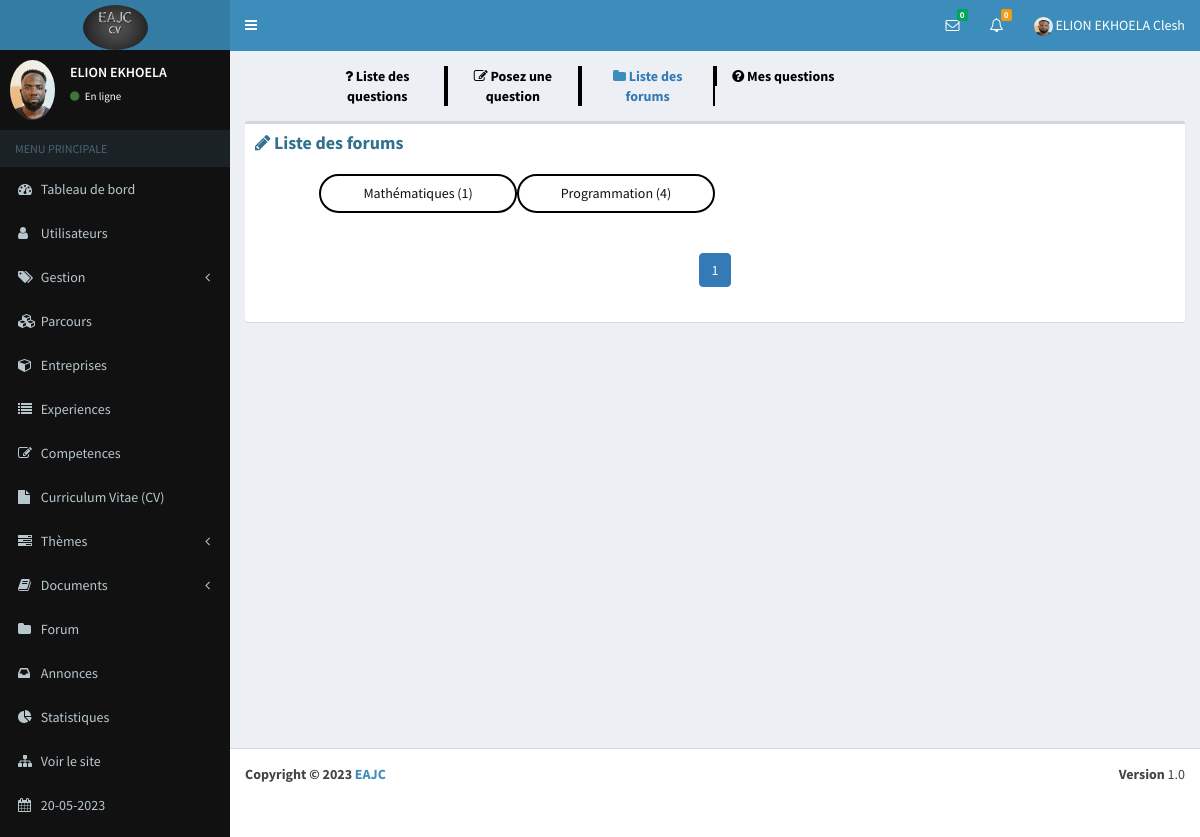
The page /forum/listforum (signed in) on the database its author committed.
### eab/models.py (models this page shows, shortened)
class Parametre(models.Model):
    appname=models.CharField(max_length=100)
    appeditor=models.CharField(max_length=200)
    phone=models.CharField(max_length=200, null=True)
    email=models.CharField(max_length=200, null=True)
    version=models.CharField(max_length=10, null=True)
    devise=models.CharField(max_length=10, null=True)
    COLORS=[
        ('primary','primary'),
        ('info','info'),
        ('success','success'),
        ('danger','danger'),
        ('secondary','secondary'),
        ('dark','dark'),
    ]
    theme=models.CharField(max_length=200, null=True, choices=COLORS)
    logo=models.ImageField(upload_to="media", null=True, blank=True)
    width_logo=models.CharField(max_length=3, null=True)
    height_logo=models.TextField(max_length=3, null=True)

class Profile(models.Model):
    user=models.OneToOneField(User, on_delete=models.CASCADE)
    phone=models.CharField(max_length=100)
    address=models.TextField()
    photo=models.ImageField(upload_to="media", null=True, blank=True)
    SEX=[
        ('Masculin','Masculin'),
        ('Feminin','Feminin')
    ]
    gender=models.CharField(max_length=100, null=True, choices=SEX)
    droitmes=models.BooleanField(default=False, null=True)
    status=models.BooleanField(default=False, null=True)
    apropos=models.TextField(null=True)
    profession=models.CharField(max_length=50, null=True)
    VARIABLE=[
        ('Visible','Visible'),
        ('Invisible','Invisible')
    ]
    vform=models.CharField(max_length=100, null=True, choices=VARIABLE, default="Visible")
    vep=models.CharField(max_length=100, null=True, choices=VARIABLE)
    vcomp=models.CharField(max_length=100, null=True, choices=VARIABLE)
    vaform=models.CharField(max_length=100, null=True, choices=VARIABLE)
    priority=models.BooleanField(null=True,default=False)

### forum/models.py (models this page shows, shortened)
class Discipline(models.Model):
    libelle=models.CharField(max_length=200)

### forum/views.py (the view)
# urls.py: path("listforum", listforum, name="question/listforum"),
@login_required(login_url='login')
def listforum(request):
    date=datetime.datetime.now()
    disciplines=Discipline.objects.all()
    tabDicsipline=[]
    for discipline in disciplines:
        dicDisc={}
        effect=0
        composants=Composant.objects.filter(discipline_id=discipline.id)
        tabComposants=[]
        for composant in composants:
            query=Question.objects.values("composant_id").filter(composant_id=composant.id).annotate(effectif=Count("composant_id"))
            if query.exists():
                for comp in query:
                    effect+=comp["effectif"]
                    dic={}
                    dic["id"]=composant.id
                    dic["libelle"]=composant.libelle
                    dic["effectif"]=comp["effectif"]
                    tabComposants.append(dic)
            else:
                dic={}
                dic["id"]=composant.id
                dic["libelle"]=composant.libelle
                dic["effectif"]=0
                tabComposants.append(dic)
        dicDisc["id"]=discipline.id
        dicDisc["libelle"]=discipline.libelle
        dicDisc["effectif"]=effect
        dicDisc["composants"]=tabComposants
        tabDicsipline.append(dicDisc)
    paginator = Paginator(tabDicsipline, 10)
    num_page=request.GET.get('page')
    tabDicsipline=paginator.get_page(num_page)
    context={
            "disciplines":tabDicsipline,
            "parametre":parametre(),
            "date":date,
        "countanswer":nbnew_answer(request),
        "count":nbnew_message(request),
        "users":new_message(request)
    }
    return render(request, "question/listforum.html", context)

### eab/views.py (called while the page is built)
def parametre():
    try:
        parametre=Parametre.objects.all()[0]
    except Exception as e:
        parametre=None
    if parametre == None :
        return redirect("maintenance")
    else:
        return parametre

### forum/views.py (called while the page is built, shortened)
def new_message( request):
    contacts=Contact.objects.filter(statut=0, status=1).order_by("-id")
    tabUsers=[]
    tabIdUser=[]
    for contact in contacts:
        diccode=eval(contact.codes)
    tab=[]
    for i in tabIdUser:
        if i not in tab:
            tab.append(i)
    dic={}
    for i in tab:
        nombre=0
        for k in tabIdUser:
            if i==k:
                nombre=nombre+1
        dic[i]=nombre
    tabMessages=[]
    tabs=[]
    return tabMessages

def nbnew_message(request):
    contacts=Contact.objects.filter(statut=0, status=1).order_by("-id")
    count=0
    for contact in contacts:
        diccode=eval(contact.codes)
        if diccode["user1"]==request.user.id:
            count=count+1
    return count

def nbnew_answer(request):
    questions=Question.objects.filter(user_id=request.user.id)
    number=0
    for question in questions:
        answers=Answer.objects.filter(question_id=question.id, status=0)
        for answer in answers:
            if answer.user_id != request.user.id:
                number+=1
    return number

### forum/templates/question/listforum.html (shortened to what this page needs)
{% extends 'global/base.html' %}
{% block content %}
<div class="content-wrapper">
<section class="content-header">
    <div class="row">
        <div class="col-md-10 col-md-offset-1">
            <div class="row">
                <div class="col-lg-8">
                    <div class="row">
                        <div class="col-xs-3 text-center" style="border-right: 2px solid black;">
                            <a href="{% url 'question/questions' %}" class="question" id="question" style="text-decoration: none; color: black;"><i class="fa fa-question"></i> <b>Liste des questions</b></a>
                        </div>
                        <div class="col-xs-3 text-center" style="border-right: 2px solid black; border-left: 2px solid black">
                            <a href="{% url 'question/postquestion' %}" class="question" id="pquestion"  style="text-decoration: none; color: black;"><i class="fa fa-edit"></i> <b>Posez une question</b></a>
                        </div>
                        <div class="col-xs-3 text-center" style="border-right: 2px solid black; border-left: 2px solid black">
                            <a href="{% url 'question/listforum' %}" class="question" id="forum" style="text-decoration: none"><i class="fa fa-folder"></i> <b class="text-primary">Liste des forums</b></a>
                        </div>
                        <div class="col-xs-3 text-center" style="border-left: 2px solid black">
                            <a href="{% url 'question/my_questions' %}" class="question" id="mquestion" style="text-decoration: none; color: black;"><i class="fa fa-question-circle"></i> <b>Mes questions</b></a>
                        </div>
                    </div>
                </div>
            </div>
        </div>
    </div>
</section>
    <section class="content">
        <div class="row">
            <div class="col-md-12">
                <div class="box">
                    <div class="box-header">
                      <h3 class="box-title text-info"><i class="fa fa-pencil"></i> <b>Liste des forums</b></h3>
                    </div>
                    <div class="box-body">
                        <div class="row">
                            <div class="col-md-10 col-md-offset-1">
                                <div class="row">
                                    {% for discipline in disciplines %}
                                    <div class="col-md-3 col-xs-4" style="border-radius: 20px; border:2px solid black">
                                        <a href="#" class="ourview" style="text-decoration:none; font-family: Georgia, serif" data-toggle="modal" data-target="#contactModal{{ discipline.id }}">
                                            <h5 class="text-center text-black"> {{ discipline.libelle }} ({{ discipline.effectif }})</h5>
                                        </a>
                                    </div>
                                    {% endfor %}
                                </div>
                                <br>
                                <div class="row">
                                    <div class="col-md-12 text-center">
                                        <ul class="pagination">
                                            <li class="page-item active">
                                                <a class="page-link bg-dark" href="?page={{ disciplines.number }}">{{ disciplines.number }}</a>
                                            </li>
                                        </ul>
                                    </div>
                                </div>
                            </div>
                        </div>
                    </div>
                </div>
            </div>
        </div>
    </section>
</div>
{% endblock %}

### eab/templates/global/navbar.html (shortened to what this page needs)
{% load static %}
<header class="main-header">
    <a href="{% url 'dashboard' %}" class="logo">
        {% if parametre.logo %}
        <img class="img-circle" src="{{ parametre.logo.url }}" width="{{ parametre.width_logo }}" height="{{ parametre.height_logo }}" alt="EAJC">
        {% else %}
        <h3><b>EAJC</b></h3>
        {% endif %}
    </a>
    <nav class="navbar navbar-static-top" role="navigation">
      <a href="#" class="sidebar-toggle" data-toggle="offcanvas" role="button">
      </a>
      <div class="navbar-custom-menu">
        <ul class="nav navbar-nav">
          <li class="dropdown messages-menu">
            <a href="#" class="dropdown-toggle" data-toggle="dropdown">
              <i class="fa fa-envelope-o"></i>
              <span class="label label-success">{{ count }}</span>
            </a>
          </li>
          <li class="dropdown notifications-menu">
            <a href="#" class="dropdown-toggle" data-toggle="dropdown">
              <i class="fa fa-bell-o"></i>
              <span class="label label-warning">{{ countanswer }}</span>
            </a>
          </li>
          <li class="dropdown user user-menu">
            <a href="#" class="dropdown-toggle" data-toggle="dropdown">
                {% if request.user.profile.photo %}
                <img class="img-circle" width="19" height="19" src="{{ request.user.profile.photo.url }}" alt="...">
                {% else %}
                <img class="img-circle" width="19" height="19" src="{% static 'dist/img/user.png' %}" alt="...">
                {% endif %}
              <span class="hidden-xs">{{ user.last_name }} {{ user.first_name }}</span>
            </a>
          </li>
        </ul>
      </div>
    </nav>
  </header>

### eab/templates/global/_nav.html (shortened to what this page needs)
{% load static %}
<aside class="main-sidebar bg-black">
    <section class="sidebar">
      <div class="user-panel">
        <div class="pull-left image">
            {% if request.user.profile.photo %}
            <img class="img-circle" src="{{ request.user.profile.photo.url }}" alt="...">
            {% else %}
            <img class="img-circle" width="60" height="50" src="{% static 'dist/img/user.png' %}" alt="...">
            {% endif %}
        </div>
        <div class="pull-left info">
          <p>{{ user.last_name }}</p>
          <a href="{% url 'users/profile' %}"><i class="fa fa-circle text-success"></i> En ligne</a>
        </div>
      </div>
      <ul class="sidebar-menu">
        <li class="header">MENU PRINCIPALE</li>
        <li><a href="{% url 'dashboard' %}"><i class="fa fa-dashboard"></i> <span>Tableau de bord</span></a></li>
        {% for group in request.user.groups.all %}
        {% if group.name == "admin" %}
        <li class="treeview">
          <a href="#">
            <i class="fa fa-user"></i>
            <span>Utilisateurs</span>
          </a>
        </li>
        <li class="treeview">
            <a href="#">
              <i class="fa fa-tags"></i> <span>Gestion</span>
              <i class="fa fa-angle-left pull-right"></i>
            </a>
        </li>
        <li><a href="{% url 'parcours/parcours' %}"><i class="fa fa-cubes"></i> Parcours</a></li>
        <li><a href="{% url 'entreprise/entreprises' %}"><i class="fa fa-cube"></i> <span>Entreprises</span></a></li>
        <li><a href="{% url 'experience/experiences' %}"><i class="fa fa-list"></i> <span>Experiences</span></a></li>
        <li><a href="{% url 'competence/competences' %}"><i class="fa fa-edit"></i> <span>Competences</span></a></li>
        <li><a href="{% url 'cv/recap' %}"><i class="fa fa-file"></i> <span>Curriculum Vitae (CV)</span></a></li>
        <li class="treeview">
          <a href="#">
            <i class="fa fa-tasks"></i> <span>Thèmes</span>
            <i class="fa fa-angle-left pull-right"></i>
          </a>
        </li>
        <li class="treeview">
          <a href="#">
            <i class="fa fa-book"></i> <span>Documents</span>
            <i class="fa fa-angle-left pull-right"></i>
          </a>
        </li>
        <li><a href="{% url 'question/questions' %}"><i class="fa fa-folder"></i> <span>Forum</span></a></li>
        <li><a href="{% url 'annonce/annonces' %}"><i class="fa fa-inbox"></i> <span>Annonces</span></a></li>
        <li><a href="{% url 'statistique' %}"><i class="fa fa-pie-chart"></i> <span>Statistiques</span></a></li>
        <li><a href="{% url 'home' %}"><i class="fa fa-sitemap"></i> <span>Voir le site</span></a></li>
        <li><a href=""><i class="fa fa-calendar"></i> <span>{{ date|date:"d-m-Y" }}</span></a></li>
        {% endif %}
        {% endfor %}
      </ul>
    </section>
  </aside>

### eab/templates/global/footeradmin.html
<footer class="main-footer">
    <div class="pull-right hidden-xs">
      <b>Version</b> {{parametre.version}}
    </div>
    <strong>Copyright &copy; 2023 <a href="">{{parametre.appname}}</a></strong>
</footer>

### rows shown on the page
Parametre: logo (picture), version "1.0", appname "EAJC"
Discipline: libelle "Mathématiques"
Discipline: libelle "Programmation"

### other values the page prints
{{ count }} "0"
{{ countanswer }} "0"
{{ user.last_name }} "ELION EKHOELA"
{{ user.first_name }} "Clesh"
{{ date|date:"d-m-Y" }} "20-05-2023"
{{ discipline.effectif }} "1" "4"
{{ disciplines.number }} "1"
